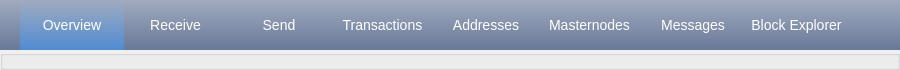
<?xml version="1.0" encoding="UTF-8"?>
<ui version="4.0">
 <class>anim_menubar</class>
 <widget class="QWidget" name="anim_menubar">
  <property name="geometry">
   <rect>
    <x>0</x>
    <y>0</y>
    <width>900</width>
    <height>70</height>
   </rect>
  </property>
  <property name="maximumSize">
   <size>
    <width>16777215</width>
    <height>70</height>
   </size>
  </property>
  <property name="windowTitle">
   <string>anim_menubar</string>
  </property>
  <property name="styleSheet">
   <string notr="true"/>
  </property>
  <layout class="QVBoxLayout" name="verticalLayout">
   <property name="spacing">
    <number>0</number>
   </property>
   <property name="leftMargin">
    <number>0</number>
   </property>
   <property name="topMargin">
    <number>0</number>
   </property>
   <property name="rightMargin">
    <number>0</number>
   </property>
   <property name="bottomMargin">
    <number>0</number>
   </property>
   <item>
    <widget class="QGroupBox" name="gbUpperMenuBarPanel">
     <property name="minimumSize">
      <size>
       <width>0</width>
       <height>50</height>
      </size>
     </property>
     <property name="layoutDirection">
      <enum>Qt::LeftToRight</enum>
     </property>
     <property name="styleSheet">
      <string notr="true">QPushButton:hover{
	background: qlineargradient(spread:pad, x1:0, y1:0, x2:0, y2:1, stop:0 rgba(160, 170, 191, 255), stop:1 rgba(80, 140, 250, 255));
	color: rgb(255,255,255);
	border: none;
}

QPushButton::indicator{
	/*width: 0;*/
 	background: transparent;
	/*width: 20px;*/
}

QPushButton {
	border: none;
	min-width: 90px;/*10em;*/
	/*padding: 5px; /*15px 2px 5px;*/
	background: qlineargradient(spread:pad, x1:0, y1:0, x2:0, y2:1, stop:0 rgba(160, 170, 191, 255), stop:1 rgba(105, 121, 152, 255));
	color: white;
	font: large&quot;Arial&quot;;
	font-size: 14px;
	height: 50px;
	text-align: center;
}

QPushButton:pressed {
	background: qlineargradient(spread:pad, x1:0, y1:0, x2:0, y2:1, stop:0 rgba(160, 170, 191, 255), stop:1 rgba(80, 140, 250, 255));
	color: rgb(255,255,255);
	border: none;
}

QPushButton:on {
	background: qlineargradient(spread:pad, x1:0, y1:0, x2:0, y2:1, stop:0 rgba(160, 170, 191, 255), stop:1 rgba(80, 140, 210, 255));
	color: rgb(255,255,255);
	border: none;
}

QPushButton:disabled {
	background: transparent #e5e9ee;
	color: black;
	border: none;
}

QPushButton#menubarBtnOptions {
	min-width: 52px;
	max-width: 52px;
	width: 52px;
}


QGroupBox{
	background: qlineargradient(spread:pad, x1:0, y1:0, x2:0, y2:1, stop:0 rgba(160, 170, 191, 255), stop:1 rgba(105, 121, 152, 255));
	border: none;
}</string>
     </property>
     <property name="title">
      <string/>
     </property>
     <property name="flat">
      <bool>true</bool>
     </property>
     <layout class="QHBoxLayout" name="horizontalLayoutUpperP">
      <property name="spacing">
       <number>0</number>
      </property>
      <property name="leftMargin">
       <number>20</number>
      </property>
      <property name="topMargin">
       <number>0</number>
      </property>
      <property name="rightMargin">
       <number>0</number>
      </property>
      <property name="bottomMargin">
       <number>0</number>
      </property>
      <item>
       <widget class="QPushButton" name="menubarBtnOverview">
        <property name="enabled">
         <bool>true</bool>
        </property>
        <property name="font">
         <font>
          <family>Arial</family>
          <pointsize>-1</pointsize>
          <weight>50</weight>
          <italic>false</italic>
          <bold>false</bold>
         </font>
        </property>
        <property name="contextMenuPolicy">
         <enum>Qt::DefaultContextMenu</enum>
        </property>
        <property name="toolTip">
         <string>Show general overview of wallet</string>
        </property>
        <property name="layoutDirection">
         <enum>Qt::LeftToRight</enum>
        </property>
        <property name="autoFillBackground">
         <bool>false</bool>
        </property>
        <property name="text">
         <string>Overview</string>
        </property>
        <property name="checkable">
         <bool>true</bool>
        </property>
        <property name="checked">
         <bool>true</bool>
        </property>
        <property name="autoExclusive">
         <bool>true</bool>
        </property>
       </widget>
      </item>
      <item>
       <widget class="QPushButton" name="menubarBtnReceive">
        <property name="toolTip">
         <string>Show the list of addresses for receiving payments</string>
        </property>
        <property name="text">
         <string>Receive</string>
        </property>
        <property name="checkable">
         <bool>true</bool>
        </property>
        <property name="autoExclusive">
         <bool>true</bool>
        </property>
       </widget>
      </item>
      <item>
       <widget class="QPushButton" name="menubarBtnSend">
        <property name="toolTip">
         <string>Send coins to a Platinum address</string>
        </property>
        <property name="text">
         <string>Send</string>
        </property>
        <property name="checkable">
         <bool>true</bool>
        </property>
        <property name="autoExclusive">
         <bool>true</bool>
        </property>
       </widget>
      </item>
      <item>
       <widget class="QPushButton" name="menubarBtnTransactions">
        <property name="toolTip">
         <string>Browse transaction history</string>
        </property>
        <property name="text">
         <string>Transactions</string>
        </property>
        <property name="checkable">
         <bool>true</bool>
        </property>
        <property name="autoExclusive">
         <bool>true</bool>
        </property>
       </widget>
      </item>
      <item>
       <widget class="QPushButton" name="menubarBtnAddresses">
        <property name="toolTip">
         <string>Edit the list of stored addresses and labels</string>
        </property>
        <property name="text">
         <string>Addresses</string>
        </property>
        <property name="checkable">
         <bool>true</bool>
        </property>
        <property name="autoExclusive">
         <bool>true</bool>
        </property>
       </widget>
      </item>
      <item>
       <widget class="QPushButton" name="menubarBtnMasternodes">
        <property name="toolTip">
         <string>Show Master Nodes status and configure your nodes</string>
        </property>
        <property name="text">
         <string>Masternodes</string>
        </property>
        <property name="checkable">
         <bool>true</bool>
        </property>
        <property name="autoExclusive">
         <bool>true</bool>
        </property>
       </widget>
      </item>
      <item>
       <widget class="QPushButton" name="menubarBtnMessages">
        <property name="toolTip">
         <string>View and Send Encrypted messages</string>
        </property>
        <property name="text">
         <string>Messages</string>
        </property>
        <property name="checkable">
         <bool>true</bool>
        </property>
        <property name="autoExclusive">
         <bool>true</bool>
        </property>
       </widget>
      </item>
      <item>
       <widget class="QPushButton" name="menubarBtnBlockExplorer">
        <property name="toolTip">
         <string>Explore the BlockChain</string>
        </property>
        <property name="text">
         <string>Block Explorer</string>
        </property>
        <property name="checkable">
         <bool>true</bool>
        </property>
        <property name="autoExclusive">
         <bool>true</bool>
        </property>
       </widget>
      </item>
      <item>
       <widget class="QPushButton" name="menubarBtnOptions">
        <property name="toolTip">
         <string>Explore the BlockChain</string>
        </property>
        <property name="text">
         <string/>
        </property>
        <property name="icon">
         <iconset>
          <normaloff>../../platinum/src/qt/res/icons/block.png</normaloff>../../platinum/src/qt/res/icons/block.png</iconset>
        </property>
        <property name="iconSize">
         <size>
          <width>42</width>
          <height>42</height>
         </size>
        </property>
        <property name="checkable">
         <bool>true</bool>
        </property>
        <property name="autoExclusive">
         <bool>true</bool>
        </property>
       </widget>
      </item>
     </layout>
    </widget>
   </item>
   <item>
    <widget class="QGroupBox" name="gbLowerMenuBarPanel">
     <property name="minimumSize">
      <size>
       <width>0</width>
       <height>20</height>
      </size>
     </property>
     <property name="layoutDirection">
      <enum>Qt::LeftToRight</enum>
     </property>
     <property name="styleSheet">
      <string notr="true"/>
     </property>
     <property name="title">
      <string/>
     </property>
     <property name="flat">
      <bool>true</bool>
     </property>
     <layout class="QHBoxLayout" name="horizontalLayoutLowerP">
      <property name="spacing">
       <number>0</number>
      </property>
      <property name="leftMargin">
       <number>50</number>
      </property>
      <property name="topMargin">
       <number>0</number>
      </property>
      <property name="rightMargin">
       <number>50</number>
      </property>
      <property name="bottomMargin">
       <number>0</number>
      </property>
     </layout>
    </widget>
   </item>
  </layout>
 </widget>
 <layoutdefault spacing="6" margin="11"/>
 <resources/>
 <connections/>
</ui>
